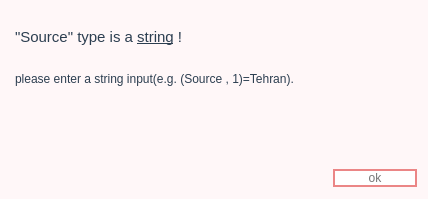
<?xml version="1.0" encoding="UTF-8"?>
<ui version="4.0">
 <class>Source_type_error</class>
 <widget class="QWidget" name="Source_type_error">
  <property name="geometry">
   <rect>
    <x>0</x>
    <y>0</y>
    <width>428</width>
    <height>199</height>
   </rect>
  </property>
  <property name="windowTitle">
   <string>Type Error</string>
  </property>
  <property name="windowIcon">
   <iconset resource="iconresources.qrc">
    <normaloff>:/newPrefix/error_icon.png</normaloff>:/newPrefix/error_icon.png</iconset>
  </property>
  <property name="styleSheet">
   <string notr="true">background-color: rgb(255, 247, 248);</string>
  </property>
  <layout class="QGridLayout" name="gridLayout">
   <item row="0" column="0" colspan="2">
    <widget class="QTextEdit" name="textEdit">
     <property name="styleSheet">
      <string notr="true">color:#2c3e50</string>
     </property>
     <property name="frameShape">
      <enum>QFrame::NoFrame</enum>
     </property>
     <property name="horizontalScrollBarPolicy">
      <enum>Qt::ScrollBarAlwaysOff</enum>
     </property>
     <property name="tabChangesFocus">
      <bool>false</bool>
     </property>
     <property name="readOnly">
      <bool>true</bool>
     </property>
     <property name="html">
      <string>&lt;!DOCTYPE HTML PUBLIC &quot;-//W3C//DTD HTML 4.0//EN&quot; &quot;http://www.w3.org/TR/REC-html40/strict.dtd&quot;&gt;
&lt;html&gt;&lt;head&gt;&lt;meta name=&quot;qrichtext&quot; content=&quot;1&quot; /&gt;&lt;style type=&quot;text/css&quot;&gt;
p, li { white-space: pre-wrap; }
&lt;/style&gt;&lt;/head&gt;&lt;body style=&quot; font-family:'MS Shell Dlg 2'; font-size:7.8pt; font-weight:400; font-style:normal;&quot;&gt;
&lt;p style=&quot; margin-top:0px; margin-bottom:0px; margin-left:0px; margin-right:0px; -qt-block-indent:0; text-indent:0px;&quot;&gt;&lt;span style=&quot; font-size:8pt;&quot;&gt; &lt;/span&gt;&lt;/p&gt;
&lt;p style=&quot; margin-top:0px; margin-bottom:0px; margin-left:0px; margin-right:0px; -qt-block-indent:0; text-indent:0px;&quot;&gt;&lt;span style=&quot; font-size:11pt;&quot;&gt;&amp;quot;Source&amp;quot; type is a &lt;/span&gt;&lt;span style=&quot; font-size:11pt; text-decoration: underline;&quot;&gt;string&lt;/span&gt;&lt;span style=&quot; font-size:11pt;&quot;&gt; !  &lt;/span&gt;&lt;/p&gt;
&lt;p style=&quot; margin-top:0px; margin-bottom:0px; margin-left:0px; margin-right:0px; -qt-block-indent:0; text-indent:0px;&quot;&gt;&lt;span style=&quot; font-size:8pt;&quot;&gt; &lt;/span&gt;&lt;/p&gt;
&lt;p style=&quot;-qt-paragraph-type:empty; margin-top:0px; margin-bottom:0px; margin-left:0px; margin-right:0px; -qt-block-indent:0; text-indent:0px; font-size:8pt;&quot;&gt;&lt;br /&gt;&lt;/p&gt;
&lt;p style=&quot; margin-top:0px; margin-bottom:0px; margin-left:0px; margin-right:0px; -qt-block-indent:0; text-indent:0px;&quot;&gt;&lt;span style=&quot; font-size:9pt;&quot;&gt;please enter a string input(e.g. (Source , 1)=Tehran).&lt;/span&gt;&lt;/p&gt;&lt;/body&gt;&lt;/html&gt;</string>
     </property>
    </widget>
   </item>
   <item row="1" column="0">
    <spacer name="horizontalSpacer">
     <property name="orientation">
      <enum>Qt::Horizontal</enum>
     </property>
     <property name="sizeHint" stdset="0">
      <size>
       <width>40</width>
       <height>20</height>
      </size>
     </property>
    </spacer>
   </item>
   <item row="1" column="1">
    <widget class="QPushButton" name="pushButton">
     <property name="styleSheet">
      <string notr="true">QPushButton {
	
	
	font: 75 10pt &quot;Bahnschrift Condensed&quot;;
	background-color:#FFFFFF;
	color: rgb(117, 117, 117);
    border: 2px solid #Eb8686; min-width: 80px;
	border-color: #Eb8686; 
    border-radius: 10px;
}

QPushButton:pressed {
    background-color: qlineargradient(x1: 0, y1: 0, x2: 0, y2: 1,
                                      stop: 0 #dadbde, stop: 1 #f6f7fa);
}

QPushButton:flat {
    border: none; /* no border for a flat push button */
}

QPushButton:default {
    border-color: navy; /* make the default button prominent */
}</string>
     </property>
     <property name="text">
      <string>ok</string>
     </property>
    </widget>
   </item>
  </layout>
 </widget>
 <resources>
  <include location="iconresources.qrc"/>
 </resources>
 <connections/>
</ui>
